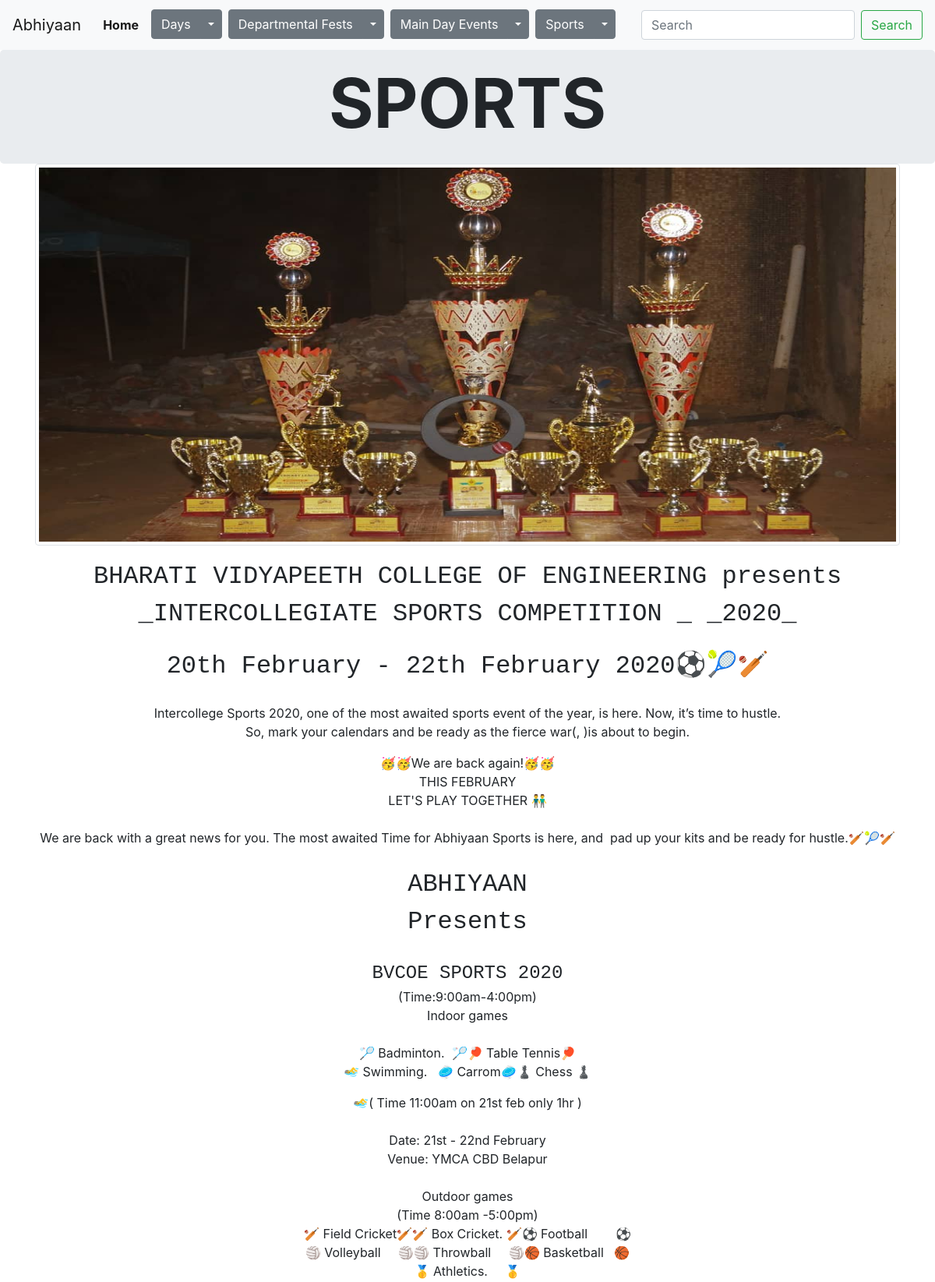
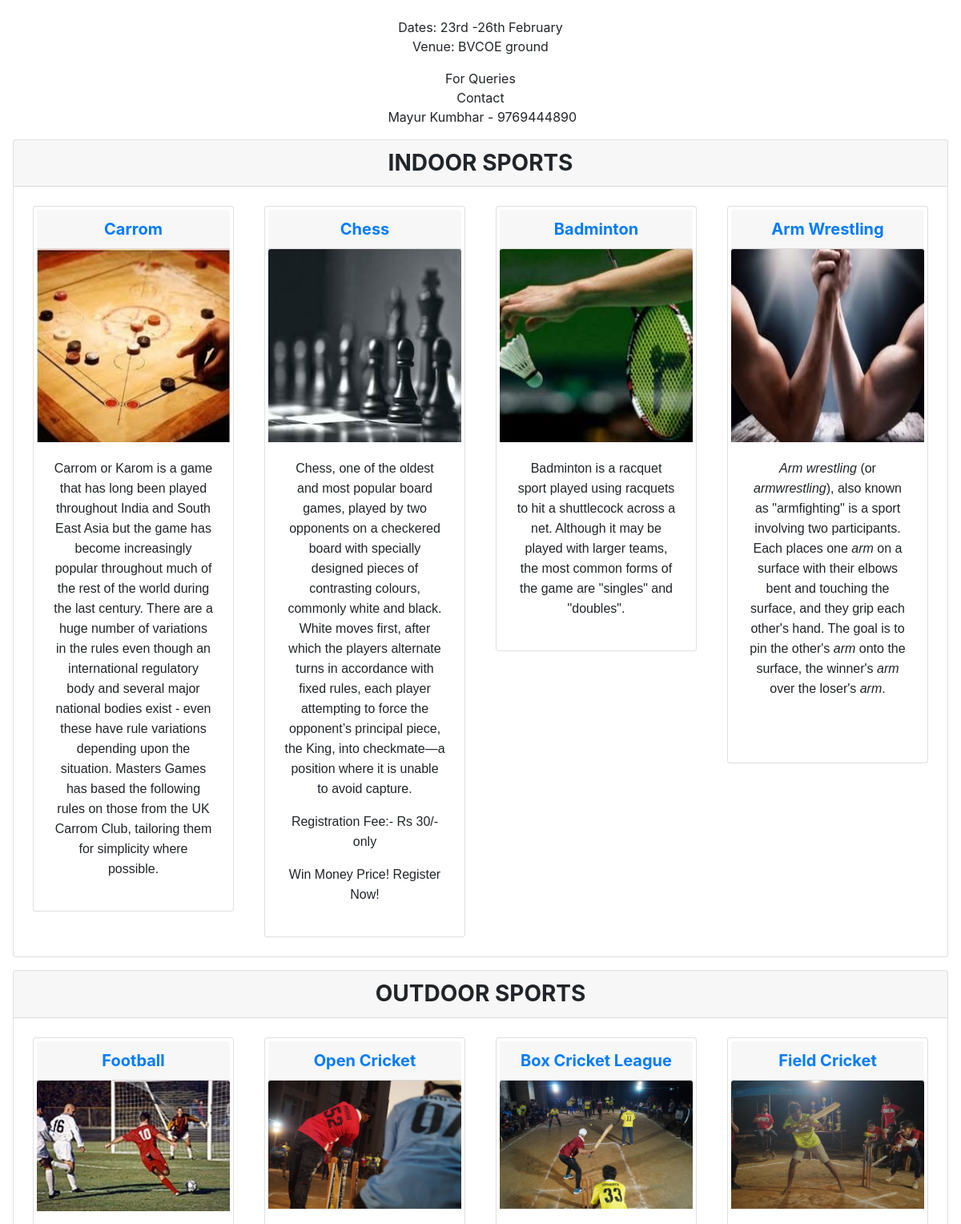
The app's page /sports/ (upper part) with its own data (2 pictures, top to bottom).
### sports/models.py (models this page shows, shortened)
class Sportlist(models.Model):
    imageOne    =   models.ImageField(blank=True)
    imageTwo    =   models.ImageField(blank=True)
    imageThree  =   models.ImageField(blank=True)
    description =   models.TextField(blank=True)
    sports      =   models.ManyToManyField(Sport, related_name="sportsofsportlist", blank=True)

class Sport(models.Model):
    Types = (
        ("Indoor", "Indoor"),
        ("Outdoor", "Outdoor")
    )
    name        =   models.CharField(max_length=1000)
    description =   models.TextField(blank=True)
    image       =   models.ImageField(blank=True)
    registration=   models.CharField(max_length=1000, help_text="recommended height 1000")
    howtoplay   =   models.TextField(blank=True)
    sporthead   =   models.CharField(max_length=1000)
    fees        =   models.IntegerField()
    door        =   models.CharField(max_length=7, choices=Types)
    def __str__(self):
        return remove_html_tags(self.name)

### sports/views.py (the view)
# urls.py: path("", views.index, name="index"),
def index(request):
    sportlist=Sportlist.objects.all()[0]
    sports=Sport.objects.all()
    isports=Sport.objects.filter(door="Indoor")
    osports=Sport.objects.filter(door="Outdoor")
    print(isports)
    print(osports)
    return render(request, "sports/index.html", {
        "days": ["Clan", "Corporate", "Traditional"],
        "departmentalfests": ["CSE", "IT", "EXTC", "ME", "CE"],
        "sports": sports,
        "isports": isports,
        "osports": osports,
        "sportlist":sportlist
    })

### sports/models.py (called while the page is built)
def remove_html_tags(text):
    clean = re.compile('<.*?>')
    return re.sub(clean, '', text)

### sports/templates/sports/index.html (shortened to what this page needs)
{% extends "home/layout.html" %}
{% block body %}
<div class="jumbotron d-flex justify-content-center m-0 p-3">
  <h1 class="display-2 font-weight-bold">SPORTS</h1>
</div>
<div class="container">
    <div id="carouselExampleSlidesOnly" class="carousel slide" data-ride="carousel">
        <div class="carousel-inner">
          <div class="carousel-item active img-thumbnail img-responsive">
              <img class="daysCarousel" src="{{ sportlist.imageOne.url }}" class="d-block w-100 img-fluid" alt="...">
          </div>
        </div>
      </div>
</div>
<div class="container">
  <p class="text-center ">{{ sportlist.description|safe }}</p>
</div>
  <div class="card m-3">
    <h3 class="card-header text-center font-weight-bold">INDOOR SPORTS</h3>
    <div class="card-body">
      <div class="row">
        {% for sport in isports %}
        <div class="col-xl-3 col-lg-4 col-md-6 col-sm-12">
          <div class="card m-1 p-1">
            <a href="{% url 'sports:sport' sport %}"><h5 class="card-header font-weight-bold text-center">{{ sport.name|safe }}</h5></a>
            <img class="card-img-top" src="{{ sport.image.url }}">
            <div class="card-body">{{ sport.description|truncatewords:100|safe }}</div>
          </div>
        </div>
        {% endfor %}
      </div>
    </div>
  </div>
  <div class="card m-3">
    <h3 class="card-header text-center font-weight-bold">OUTDOOR SPORTS</h3>
    <div class="card-body">
      <div class="row">
        {% for sport in osports %}
        <div class="col-xl-3 col-lg-4 col-md-6 col-sm-12">
          <div class="card m-1 p-1">
            <a href="{% url 'sports:sport' sport %}"><h5 class="card-header font-weight-bold text-center">{{ sport.name|safe }}</h5></a>
            <img class="card-img-top" src="{{ sport.image.url }}">
            <div class="card-body">{{ sport.description|truncatewords:90|safe }}</div>
          </div>
        </div>
        {% endfor %}
      </div>
    </div>
  </div>
{% endblock body %}

### home/static/home/styles.css (style rules this page uses)
.daysCarousel { height: 30rem; width: 100%; }

### records on screen
Sportlist: imageOne (picture), description "BHARATI VIDYAPEETH COLLEGE OF ENGINEERING presents _INTERCOLLEGIATE SPORTS COMPETITION _ _2020_ 20th February - 22th February 2020 ⚽🎾🏏 Intercollege Sports 2020, one of the most awaited sports event of the year, is here. Now, it’s time to hustle. So, mark your calendars and be ready as the fierce war(, )is about to begin. 🥳🥳We are back again!🥳🥳 THIS FEBRUARY LET'S PLAY TOGETHER 👬 We are back with a great news for you. The most awaited Time for Abhiyaan Sports is here, and pad up your kits and be ready for hustle.🏏🎾🏏 ABHIYAAN Presents BVCOE SPORTS 2020 (Time:9:00am-4:00pm) Indoor games 🏸 Badminton. 🏸🏓 Table Tennis🏓 🏊‍♂️ Swimming. 🥏 Carrom🥏♟️ Chess ♟️ 🏊‍♂️( Time 11:00am on 21st feb only 1hr )…"
Sport: name "Carrom", image (picture), description "Carrom or Karom is a game that has long been played throughout India and South East Asia but the game has become increasingly popular throughout much of the rest of the world during the last century. There are a huge number of variations in the rules even though an international regulatory body and several major national bodies exist - even these have rule variations depending upon the situation. Masters Games has based the following rules on those from the UK Carrom Club, tailoring them for simplicity where possible."
Sport: name "Chess", image (picture), description "Chess, one of the oldest and most popular board games, played by two opponents on a checkered board with specially designed pieces of contrasting colours, commonly white and black. White moves first, after which the players alternate turns in accordance with fixed rules, each player attempting to force the opponent’s principal piece, the King, into checkmate—a position where it is unable to avoid capture. Registration Fee:- Rs 30/- only Win Money Price! Register Now!"
Sport: name "Badminton", image (picture), description "Badminton is a racquet sport played using racquets to hit a shuttlecock across a net. Although it may be played with larger teams, the most common forms of the game are \"singles\" and \"doubles\"."
Sport: name "Arm Wrestling", image (picture), description "Arm wrestling (or armwrestling ), also known as \"armfighting\" is a sport involving two participants. Each places one arm on a surface with their elbows bent and touching the surface, and they grip each other's hand. The goal is to pin the other's arm onto the surface, the winner's arm over the loser's arm ."
Sport: name "Football", image (picture)
Sport: name "Open Cricket", image (picture)
Sport: name "Box Cricket League", image (picture)
Sport: name "Field Cricket", image (picture)
